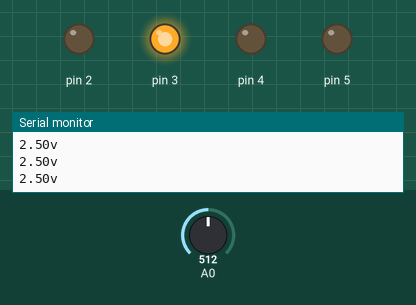
The sketch below on a simulated Arduino Uno, built with avr-gcc and run on an emulated ATmega328P. Shown: output pins drawn as LEDs (lit = HIGH), the last lines printed to the serial monitor. The test bench sets the inputs (shaded band); at power-on: A0 = 512.

Above: at 1.2 s.
1.3 s: A0 set to 602
2.8 s: A0 set to 622
At 3.1 s:
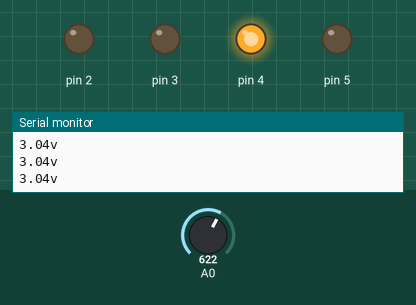
4.3 s: A0 set to 306
At 5.4 s:
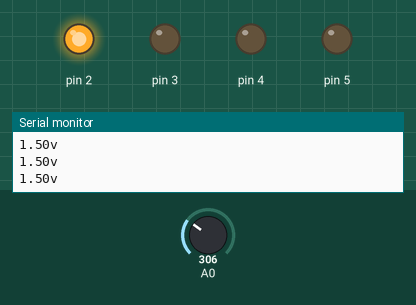
5.8 s: A0 set to 402
7.3 s: A0 set to 427
At 7.7 s:
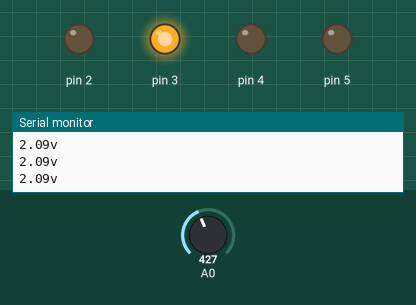
8.8 s: A0 set to 716
At 10.0 s:
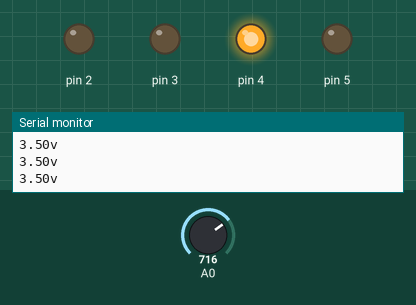
Timing chart, 0 to 11.3 s (numbered marks = the images above; inputs shaded):
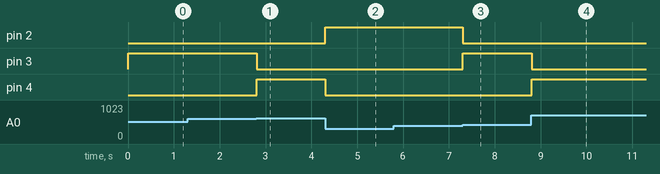

Measured:
- the behaviour switches between 613 and 614 on A0 (found by bisection; images 0 and 1)
- the behaviour switches between 409 and 410 on A0 (found by bisection; images 2 and 3)
- after the input at 2.8 s, pin 3: HIGH → LOW at once; pin 4: LOW → HIGH at once
- after the input at 4.3 s, pin 2: LOW → HIGH at once; pin 4: HIGH → LOW at once
- after the input at 7.3 s, pin 2: HIGH → LOW at once; pin 3: LOW → HIGH at once
- after the input at 8.8 s, pin 3: HIGH → LOW at once; pin 4: LOW → HIGH at once

The sketch:

Read.ino
```cpp
void setup() {
  // put your setup code here, to run once:
  pinMode(2,OUTPUT);
  pinMode(3,OUTPUT);
  pinMode(4,OUTPUT);
  pinMode(5,OUTPUT);
Serial.begin(9600);
}
int v;
void loop() {
  // put your main code here, to run repeatedly:
v=analogRead(A0);
float prt = v/1023.0*5;
Serial.print(prt);
Serial.println("v");
if(prt<=2&&prt>=0)
{
digitalWrite(2,HIGH);
digitalWrite(3,LOW);
digitalWrite(4,LOW);

}
else if(prt<=3&&prt>2)
{
digitalWrite(2,LOW);
digitalWrite(4,LOW);
digitalWrite(3,HIGH);
}
else
{
digitalWrite(4,HIGH);
digitalWrite(2,LOW);
digitalWrite(3,LOW);

}
 }
```
